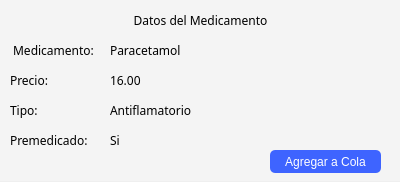
<?xml version="1.0" encoding="UTF-8"?>
<ui version="4.0">
 <class>farmaceutico_tarjeta_medicamento_venta</class>
 <widget class="QWidget" name="farmaceutico_tarjeta_medicamento_venta">
  <property name="geometry">
   <rect>
    <x>0</x>
    <y>0</y>
    <width>400</width>
    <height>182</height>
   </rect>
  </property>
  <property name="windowTitle">
   <string>Form</string>
  </property>
  <widget class="QLabel" name="label">
   <property name="geometry">
    <rect>
     <x>0</x>
     <y>0</y>
     <width>401</width>
     <height>181</height>
    </rect>
   </property>
   <property name="styleSheet">
    <string notr="true">background: #F4F4F4;</string>
   </property>
   <property name="text">
    <string/>
   </property>
  </widget>
  <widget class="QLabel" name="label_2">
   <property name="geometry">
    <rect>
     <x>10</x>
     <y>10</y>
     <width>381</width>
     <height>20</height>
    </rect>
   </property>
   <property name="font">
    <font>
     <family>Montserrat</family>
    </font>
   </property>
   <property name="text">
    <string>Datos del Medicamento</string>
   </property>
   <property name="alignment">
    <set>Qt::AlignCenter</set>
   </property>
  </widget>
  <widget class="QLabel" name="label_3">
   <property name="geometry">
    <rect>
     <x>10</x>
     <y>40</y>
     <width>91</width>
     <height>20</height>
    </rect>
   </property>
   <property name="font">
    <font>
     <family>Montserrat</family>
    </font>
   </property>
   <property name="text">
    <string> Medicamento:</string>
   </property>
   <property name="alignment">
    <set>Qt::AlignLeading|Qt::AlignLeft|Qt::AlignVCenter</set>
   </property>
  </widget>
  <widget class="QLabel" name="label_4">
   <property name="geometry">
    <rect>
     <x>10</x>
     <y>70</y>
     <width>81</width>
     <height>20</height>
    </rect>
   </property>
   <property name="font">
    <font>
     <family>Montserrat</family>
    </font>
   </property>
   <property name="text">
    <string>Precio:</string>
   </property>
   <property name="alignment">
    <set>Qt::AlignLeading|Qt::AlignLeft|Qt::AlignVCenter</set>
   </property>
  </widget>
  <widget class="QLabel" name="label_5">
   <property name="geometry">
    <rect>
     <x>10</x>
     <y>100</y>
     <width>81</width>
     <height>20</height>
    </rect>
   </property>
   <property name="font">
    <font>
     <family>Montserrat</family>
    </font>
   </property>
   <property name="text">
    <string>Tipo:</string>
   </property>
   <property name="alignment">
    <set>Qt::AlignLeading|Qt::AlignLeft|Qt::AlignVCenter</set>
   </property>
  </widget>
  <widget class="QLabel" name="label_6">
   <property name="geometry">
    <rect>
     <x>10</x>
     <y>130</y>
     <width>81</width>
     <height>20</height>
    </rect>
   </property>
   <property name="font">
    <font>
     <family>Montserrat</family>
    </font>
   </property>
   <property name="text">
    <string>Premedicado:</string>
   </property>
   <property name="alignment">
    <set>Qt::AlignLeading|Qt::AlignLeft|Qt::AlignVCenter</set>
   </property>
  </widget>
  <widget class="QPushButton" name="btn_agregaracola">
   <property name="geometry">
    <rect>
     <x>270</x>
     <y>150</y>
     <width>111</width>
     <height>23</height>
    </rect>
   </property>
   <property name="styleSheet">
    <string notr="true">color: white;
border-radius: 5px;
background: #3E64FF;</string>
   </property>
   <property name="text">
    <string>Agregar a Cola</string>
   </property>
  </widget>
  <widget class="QLabel" name="nombre_medicamento">
   <property name="geometry">
    <rect>
     <x>110</x>
     <y>40</y>
     <width>91</width>
     <height>20</height>
    </rect>
   </property>
   <property name="font">
    <font>
     <family>Montserrat</family>
    </font>
   </property>
   <property name="text">
    <string>Paracetamol</string>
   </property>
   <property name="alignment">
    <set>Qt::AlignLeading|Qt::AlignLeft|Qt::AlignVCenter</set>
   </property>
  </widget>
  <widget class="QLabel" name="precio_medicamento">
   <property name="geometry">
    <rect>
     <x>110</x>
     <y>70</y>
     <width>91</width>
     <height>20</height>
    </rect>
   </property>
   <property name="font">
    <font>
     <family>Montserrat</family>
    </font>
   </property>
   <property name="text">
    <string>16.00</string>
   </property>
   <property name="alignment">
    <set>Qt::AlignLeading|Qt::AlignLeft|Qt::AlignVCenter</set>
   </property>
  </widget>
  <widget class="QLabel" name="tipo_medicameto">
   <property name="geometry">
    <rect>
     <x>110</x>
     <y>100</y>
     <width>91</width>
     <height>20</height>
    </rect>
   </property>
   <property name="font">
    <font>
     <family>Montserrat</family>
    </font>
   </property>
   <property name="text">
    <string>Antiflamatorio</string>
   </property>
   <property name="alignment">
    <set>Qt::AlignLeading|Qt::AlignLeft|Qt::AlignVCenter</set>
   </property>
  </widget>
  <widget class="QLabel" name="premedicado_medicamento">
   <property name="geometry">
    <rect>
     <x>110</x>
     <y>130</y>
     <width>91</width>
     <height>20</height>
    </rect>
   </property>
   <property name="font">
    <font>
     <family>Montserrat</family>
    </font>
   </property>
   <property name="text">
    <string>Si</string>
   </property>
   <property name="alignment">
    <set>Qt::AlignLeading|Qt::AlignLeft|Qt::AlignVCenter</set>
   </property>
  </widget>
 </widget>
 <resources/>
 <connections/>
</ui>
